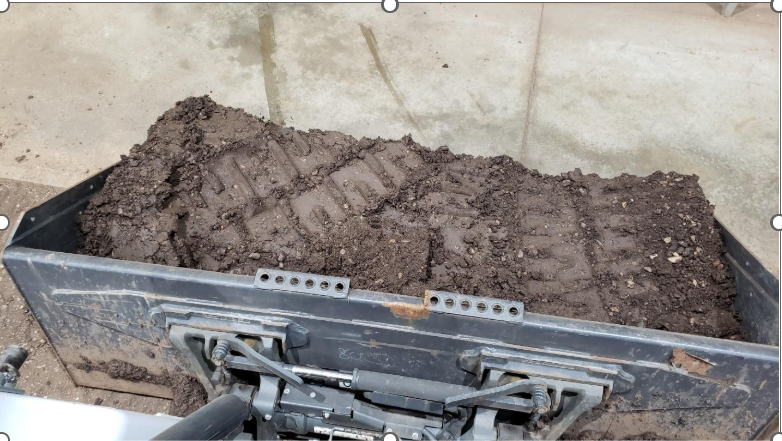
#> input picture Segmentation/medium_middle.png, 782 x 441 px
$ python Segmentation.py   (older library calls are emulated)
#> lines starting #> are read from the running program, lines starting #| are printed output that depends on the picture; after the words box and inside, x2 and y2 are one past the last pixel; in counts of white or black regions, pixels touching at a corner belong together
import cv2
import numpy as np

def largest_component(mask: np.ndarray) -> np.ndarray:
    num_labels, labels, stats, _ = cv2.connectedComponentsWithStats(mask, connectivity=8)
    if num_labels <= 1:
        return mask
    # Skip label 0 (background). Pick largest by area.
    largest = 1 + np.argmax(stats[1:, cv2.CC_STAT_AREA])
    out = np.zeros_like(mask)
    out[labels == largest] = 255
    return out

img = cv2.imread("medium_middle.png")
#> img is the input picture: shape (441, 782, 3); mean B, G, R 139.8, 143.6, 148.9
if img is None:
    raise FileNotFoundError("Could not read image")

h, w = img.shape[:2]
#> h = 441; w = 782
gray = cv2.cvtColor(img, cv2.COLOR_BGR2GRAY)

# 1. Detect bucket top edge as strongest horizontal edge row
sobel_y = cv2.Sobel(gray, cv2.CV_64F, 0, 1, ksize=3)
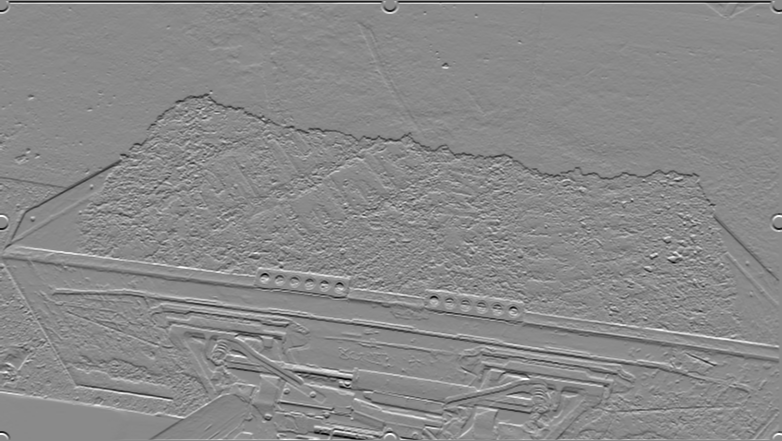
#> sobel_y: shape (441, 782) float64; min -768, max 650, mean -2; drawn with min black and max white
row_energy = np.abs(sobel_y).sum(axis=1)
#> row_energy = 441 values, max 473730 at index 1, min 0 at index 0, mean 43687.7

# Search in a reasonable band (avoid image border + machine arms lower down)
y0 = int(h * 0.15)
#> y0 = 66
y1 = int(h * 0.70)
#> y1 = 308
lip_y = y0 + np.argmax(row_energy[y0:y1])
#> lip_y = 294

lip_offset = 100   # + moves the lip line DOWN, - moves it UP
lip_y = int(np.clip(lip_y + lip_offset, 1, h - 2))
#> lip_y = 394

# 2. Restrict ROI to area above bucket lip (where dirt is)
margin = 6
roi = img[:max(lip_y + margin, 1), :].copy()
roi_gray = gray[:max(lip_y + margin, 1), :].copy()

# 3. Color-ish + darkness cue (HSV helps a bit, but keep it simple)
hsv = cv2.cvtColor(roi, cv2.COLOR_BGR2HSV)
#> hsv: shape (400, 782, 3); mean H, S, V 37.6, 33, 154.2
H, S, V = cv2.split(hsv)
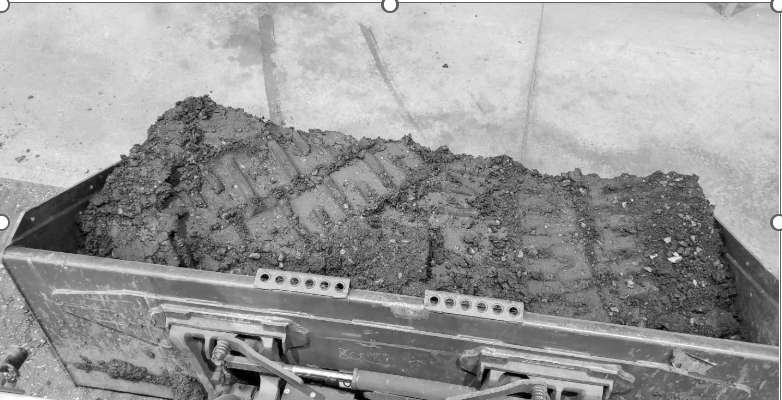
#> V: shape (400, 782); min 0, max 255, mean 154.2

# Dirt tends to be: moderate saturation, not super bright
mask_color = ((S > 20) & (V < 175)).astype(np.uint8) * 255
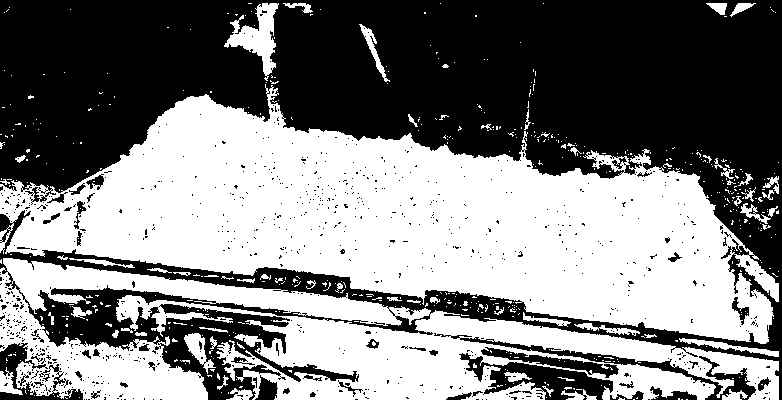
#> mask_color: shape (400, 782); 50% white; 536 white regions (475 under 20 px), largest, box (x1, y1, x2, y2) and area: (0, 84, 779, 344) 100556, (0, 258, 779, 400) 47161, (224, 3, 279, 81) 1678

# 4. Texture cue (dirt is high texture; concrete is not)
lap = cv2.Laplacian(roi_gray, cv2.CV_64F)
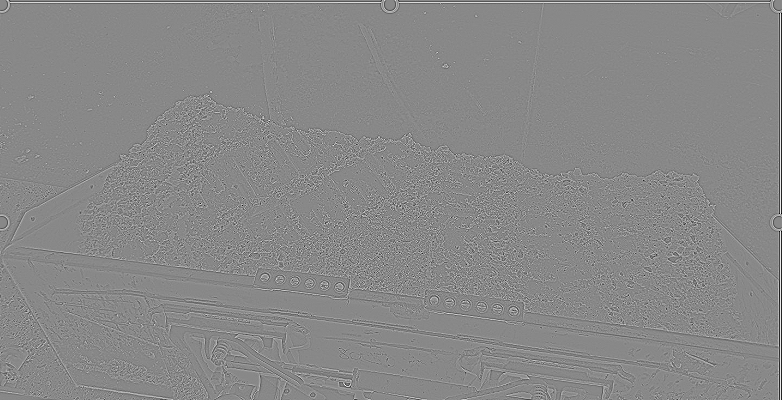
#> lap: shape (400, 782) float64; min -435, max 378, mean -0.2; drawn with min black and max white
texture = np.uint8(np.clip(np.abs(lap), 0, 255))
_, mask_tex = cv2.threshold(texture, 60, 255, cv2.THRESH_BINARY)
#> mask_tex: shape (400, 782); 12.7% white in thin lines or dots

# Combine cues
mask = cv2.bitwise_and(mask_color, mask_tex)
#> mask: shape (400, 782); 9.2% white in thin lines or dots

# 5. Cleanup
kernel = cv2.getStructuringElement(cv2.MORPH_ELLIPSE, (9, 9))
mask = cv2.morphologyEx(mask, cv2.MORPH_CLOSE, kernel, iterations=2)
#> mask: shape (400, 782); 46.3% white; 91 white regions (76 under 20 px), largest, box (x1, y1, x2, y2) and area: (0, 91, 757, 400) 142919, (0, 225, 48, 254) 483, (249, 0, 306, 12) 311
mask = cv2.morphologyEx(mask, cv2.MORPH_OPEN, kernel, iterations=6)
#> mask: shape (400, 782); 37.4% white; 6 white regions, box (x1, y1, x2, y2) and area: (83, 97, 735, 340) 98170, (201, 308, 297, 377) 5440, (96, 342, 208, 400) 4488, (449, 338, 537, 400) 4108, (0, 352, 69, 400) 2792, (0, 277, 36, 351) 2028

# Keep the main dirt blob
mask = largest_component(mask)
#> in largest_component, `num_labels, labels, stats, _ = cv2.connectedComponentsWithStats(mask, ..`:
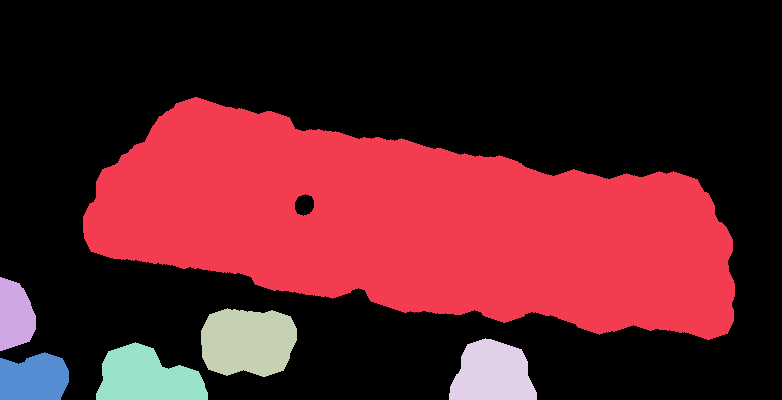
#> labels: shape (400, 782) int32; 7 distinct labels, from 0 to 6; one colour per label, 0 black
#> in largest_component, `num_labels, labels, stats, _ = cv2.connectedComponentsWithStats(mask, ..`: num_labels = 7; stats = [[0, 0, 782, 400, 195774], [83, 97, 652, 243, 98170], [0, 277, 36, 74, 2028], [201, 308, 96, 69, 5440], [449, 338, 88, 62, 4108], [96, 342, 112, 58, 4488], [0, 352, 69, 48, 2792]]
#> in largest_component, `largest = 1 + np.argmax(stats[1:, cv2.CC_STAT_AREA])`: largest = 1
#> mask: shape (400, 782); 31.4% white; 1 white region, box (x1, y1, x2, y2) and area: (83, 97, 735, 340) 98170

# 6. Put mask back into full image size
full_mask = np.zeros((h, w), dtype=np.uint8)
full_mask[:mask.shape[0], :] = mask
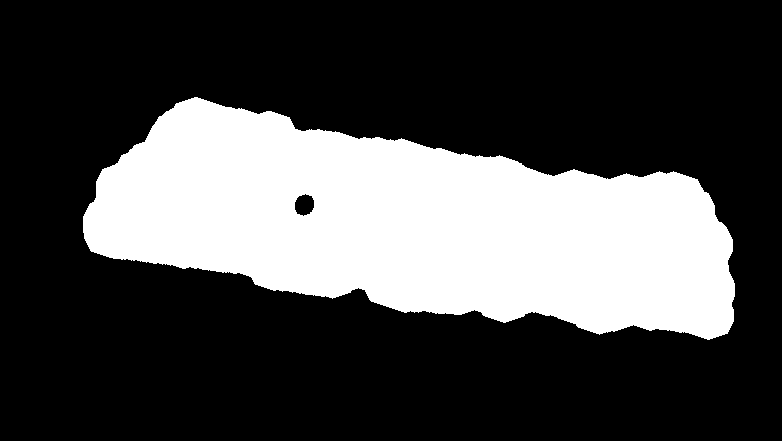
#> full_mask: shape (441, 782); 28.5% white; 1 white region, box (x1, y1, x2, y2) and area: (83, 97, 735, 340) 98170

# 7. Create overlay (green highlight)
overlay = img.copy()
green = np.array([0, 255, 0], dtype=np.uint8)
overlay[full_mask == 255] = (0.4 * overlay[full_mask == 255] + 0.6 * green).astype(np.uint8)

# 8. Side-by-side proof image
side_by_side = cv2.hconcat([img, overlay])
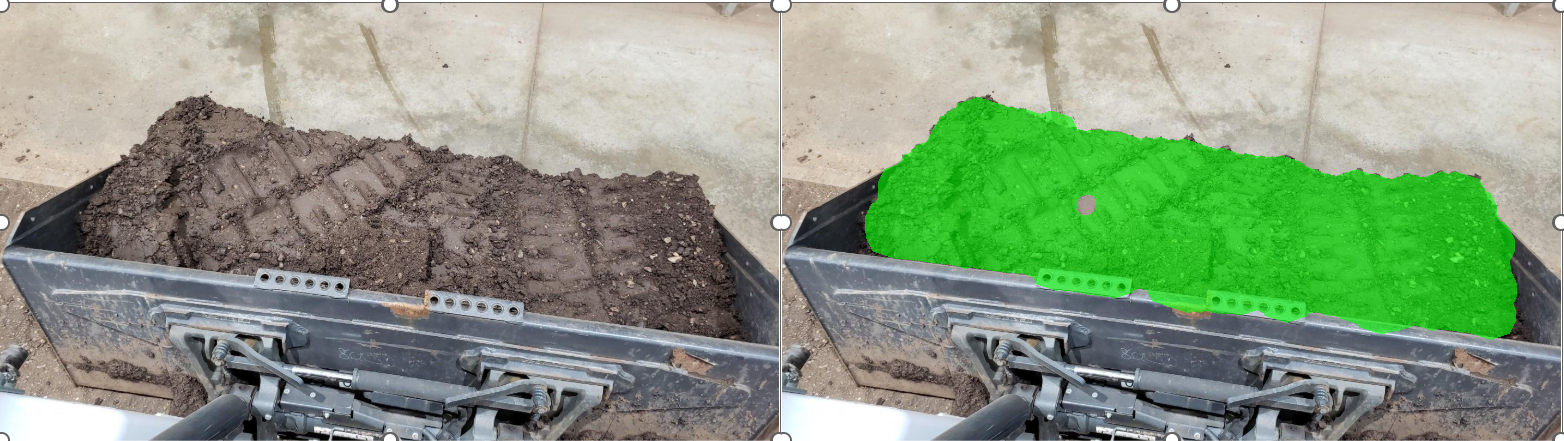
#> side_by_side: shape (441, 1564, 3); mean B, G, R 131.6, 156.9, 139.2

cv2.imwrite("dirt_mask.png", full_mask)
cv2.imwrite("dirt_overlay.png", overlay)
cv2.imwrite("original_vs_highlighted.png", side_by_side)

cv2.imshow("Original vs Dirt Highlighted", side_by_side)
cv2.waitKey(0)
cv2.destroyAllWindows()

$ run again, with Segmentation/empty_middle.png copied over Segmentation/medium_middle.png
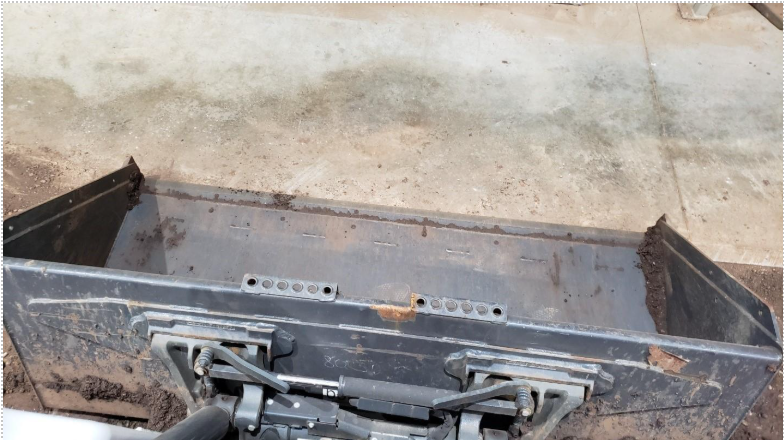
#> input picture Segmentation/empty_middle.png, 784 x 440 px
#> img is the input picture: shape (440, 784, 3); mean B, G, R 153, 157, 162.1
#> row_energy = 440 values, max 104280 at index 2, min 0 at index 0, mean 32152.2
#> `lip_y = y0 + np.argmax(row_energy[y0:y1])`: lip_y = 303
#> `lip_y = int(np.clip(lip_y + lip_offset, 1, h - 2))`: lip_y = 403
#> hsv: shape (409, 784, 3); mean H, S, V 53.5, 27.5, 168.6
#> mask_color: shape (409, 784); 26.6% white; 1019 white regions (918 under 20 px), largest, box (x1, y1, x2, y2) and area: (3, 267, 708, 409) 32760, (3, 152, 783, 349) 23600, (3, 326, 216, 409) 8913
#> mask_tex: shape (409, 784); 4.6% white in thin lines or dots
#> in largest_component, `num_labels, labels, stats, _ = cv2.connectedComponentsWithStats(mask, ..`:
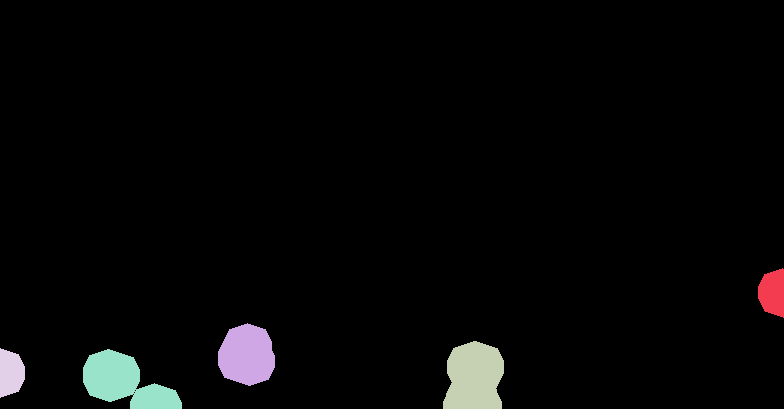
#> labels: shape (409, 784) int32; 6 distinct labels, from 0 to 5; one colour per label, 0 black
#> num_labels = 6; stats = [[0, 0, 784, 409, 309131], [758, 268, 26, 50, 1004], [218, 323, 57, 63, 2760], [443, 341, 61, 68, 3404], [0, 348, 25, 50, 968], [83, 349, 99, 60, 3389]]
#> largest = 3
#> full_mask: shape (440, 784); 0.99% white; 1 white region, box (x1, y1, x2, y2) and area: (443, 341, 504, 409) 3404
#> overlay: shape (440, 784, 3); 0.99% of pixels changed, all inside (x1, y1, x2, y2) = (443, 341, 504, 409)
#> `side_by_side = cv2.hconcat([img, overlay])`:
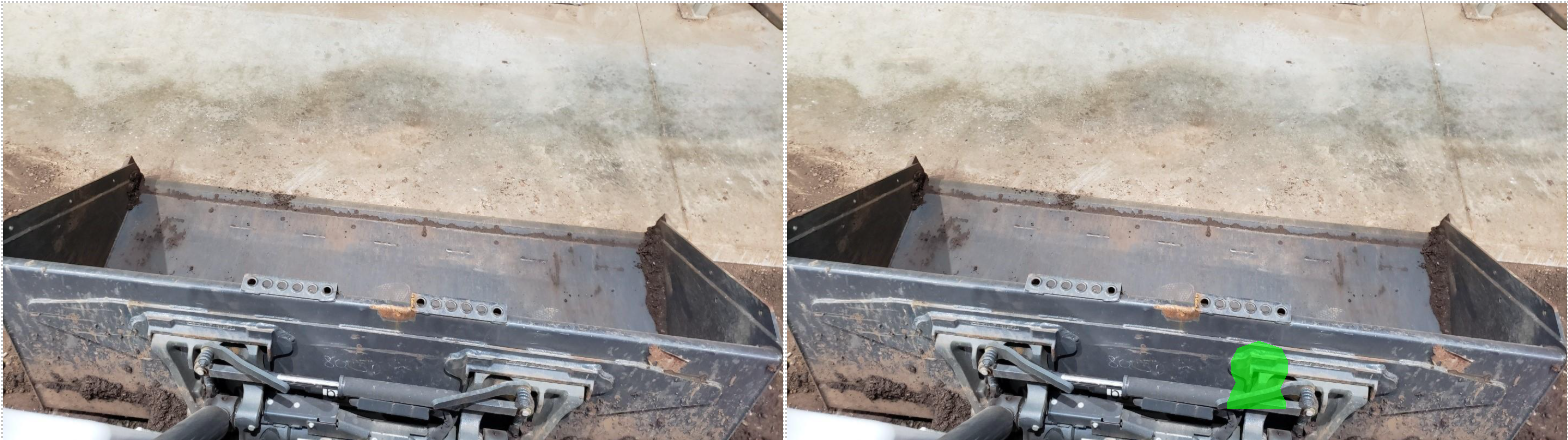
#> side_by_side: shape (440, 1568, 3); mean B, G, R 152.7, 157.4, 161.8

$ run again, with Segmentation/little_left.png copied over Segmentation/medium_middle.png
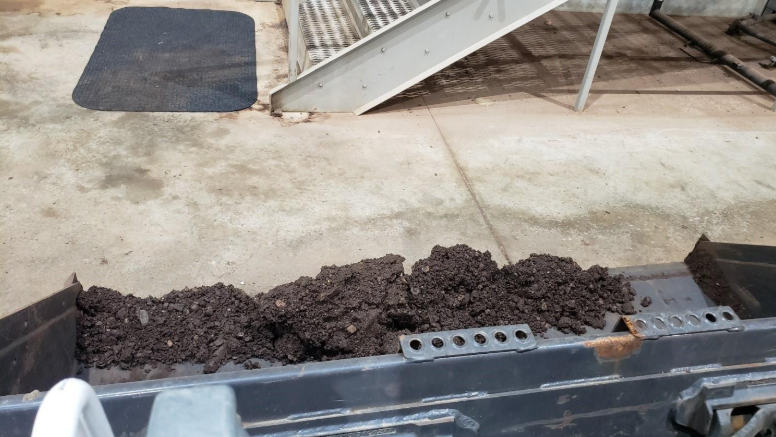
#> input picture Segmentation/little_left.png, 776 x 437 px
#> img is the input picture: shape (437, 776, 3); mean B, G, R 134.1, 138.7, 143.5
#> row_energy = 437 values, max 94122 at index 112, min 0 at index 0, mean 34609.2
#> `lip_y = y0 + np.argmax(row_energy[y0:y1])`: lip_y = 112
#> `lip_y = int(np.clip(lip_y + lip_offset, 1, h - 2))`: lip_y = 212
#> hsv: shape (218, 776, 3); mean H, S, V 30.2, 34.1, 175.4
#> mask_color: shape (218, 776); 26.9% white; 342 white regions (306 under 20 px), largest, box (x1, y1, x2, y2) and area: (587, 0, 776, 112) 14448, (358, 2, 603, 116) 12010, (85, 6, 306, 119) 10110
#> mask_tex: shape (218, 776); 3.7% white in thin lines or dots
#> labels: shape (218, 776) int32; 3 distinct labels, from 0 to 2
#> num_labels = 3; stats = [[0, 0, 776, 218, 162382], [304, 3, 60, 52, 2385], [457, 32, 86, 68, 4401]]
#> largest = 2
#> full_mask: shape (437, 776); 1.3% white; 1 white region, box (x1, y1, x2, y2) and area: (457, 32, 543, 100) 4401
#> overlay: shape (437, 776, 3); 1.3% of pixels changed, all inside (x1, y1, x2, y2) = (457, 32, 543, 100)
#> `side_by_side = cv2.hconcat([img, overlay])`:
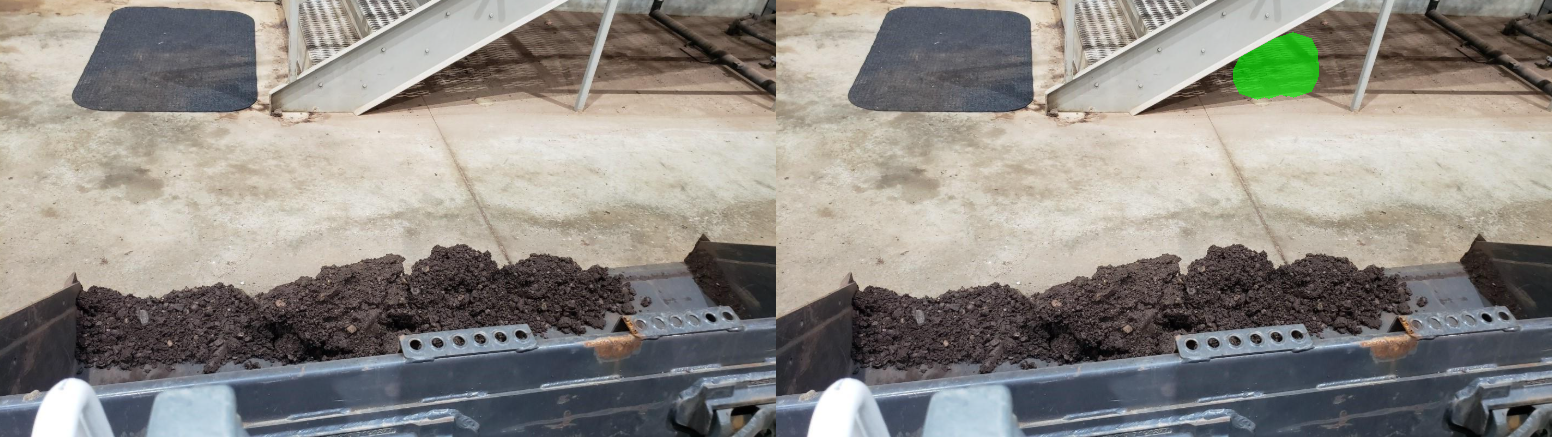
#> side_by_side: shape (437, 1552, 3); mean B, G, R 133.8, 139.4, 143.1
